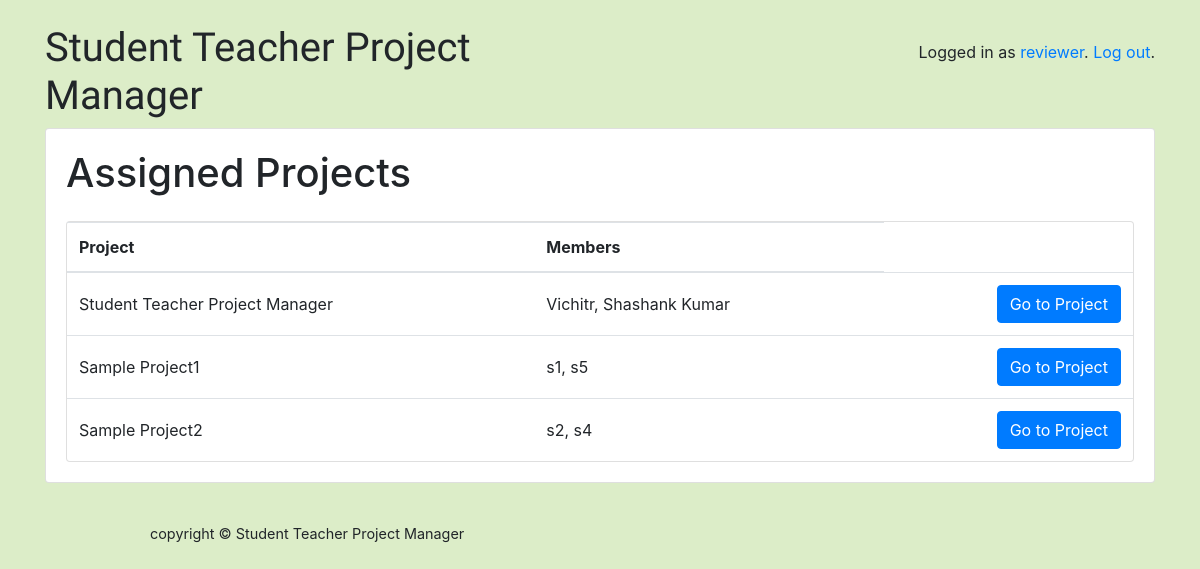
The app's page /reviewers/home/ (signed in), older data.
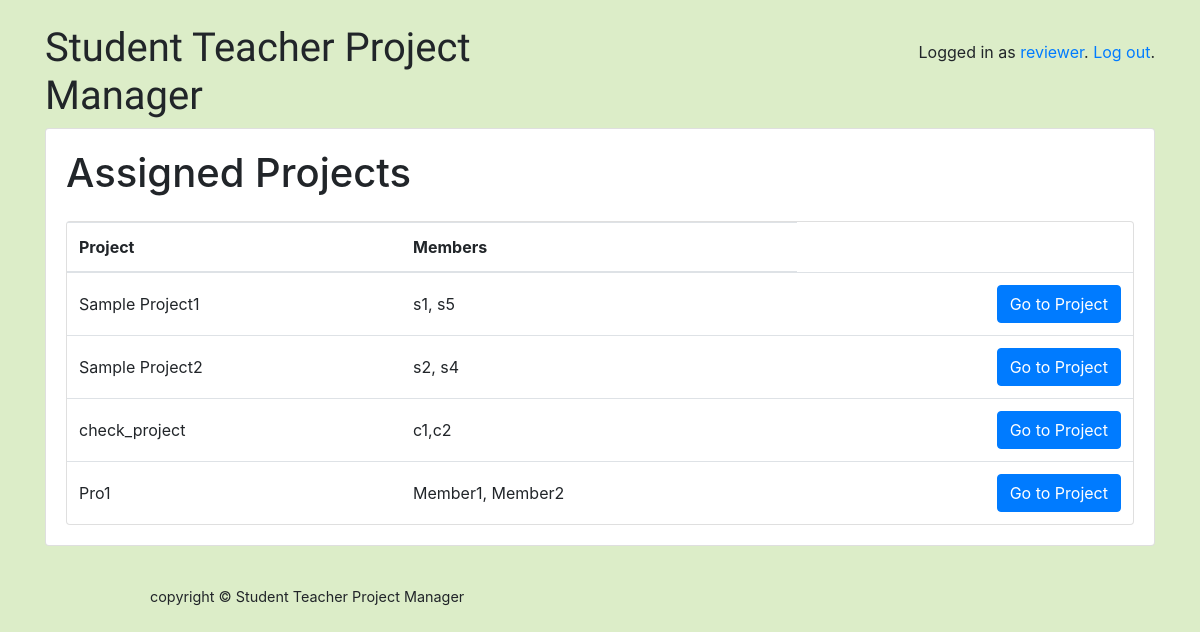
The same page, newer data.
### classroom/models.py (models this page shows, shortened)
class Project(models.Model):
	owner = models.ForeignKey(User, on_delete=models.CASCADE, related_name='projects')
	title = models.CharField(max_length=500)
	members=models.CharField(max_length=200)
	idea = models.CharField(max_length=1000000, default='')
	review=models.CharField(max_length= 1000000, default='')
	marks_assigned = models.BooleanField(default=False)
	marks = models.IntegerField(default=0)
	courseid = models.IntegerField(default = 0)
	is_assigned = models.BooleanField(default=False)
	reviewee = models.ForeignKey(User, on_delete=models.CASCADE, related_name = 'reviewer_projects')

### classroom/views/reviewers.py (the view)
# urls.py: path('reviewers/home/', reviewers.ReviewerHomePageView.as_view(), name='reviewer_home'),
@method_decorator([ login_required, reviewer_required], name='dispatch')
class ReviewerHomePageView(ListView):
	model=Project
	ordering = ('name', )
	template_name='classroom/reviewers/home_page.html'
	context_object_name='projects'
	def get_queryset(self):
		reviewer = self.request.user
		return reviewer.reviewer_projects.all

### classroom/templates/classroom/reviewers/home_page.html
{% extends 'base.html' %}
{% block content %}
  <div>
  <h1 style="float:left;">Assigned Projects </h1>
  </div>
  <br><br><br>
  <div class="card">
    <table class="table mb-0">
      <thead>
        <tr>
          <th>Project</th>
		  <th>Members</th>
        </tr>
      </thead>
      <tbody>
        {% for project in projects %}
          <tr>
            <td class="align-middle black-text">{{ project.title }}</td>
            <td class="align-middle black-text">{{ project.members }}</td>
            <td class="text-right">
              <a href="{% url 'project_page' project.pk %}" class="btn btn-primary">Go to Project</a>
            </td>
          </tr>
        {% empty %}
          <tr>
            <td class="bg-light text-center font-italic" colspan="4">You are not assigned to review any projects yet.</td>
          </tr>
        {% endfor %}
      </tbody>
    </table>
  </div>
{% endblock %}

Row changes from the older to the newer data that the page shows:
no longer on this page (row edited): Project: title "Student Teacher Project Manager", members "Vichitr, Shashank Kumar"
added Project: title "check_project", members "c1,c2"
added Project: title "Pro1", members "Member1, Member2"
